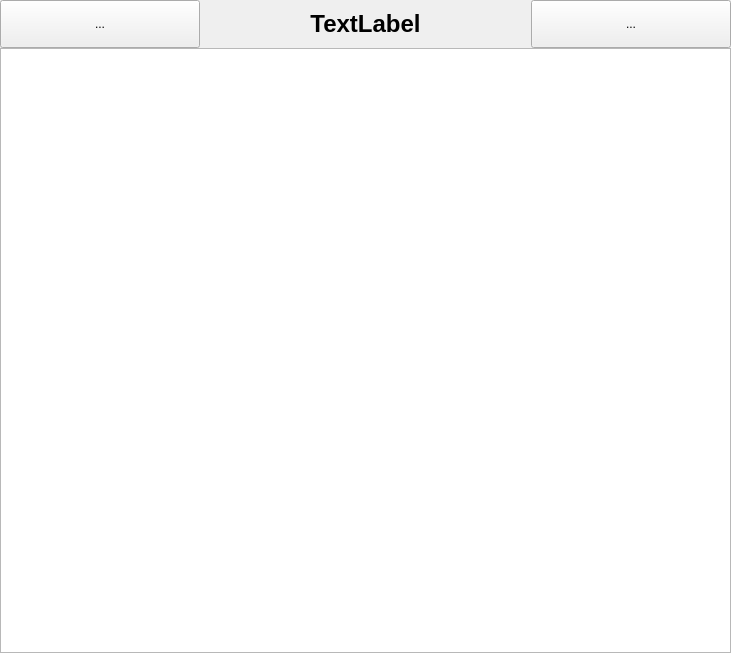
<ui version="4.0" >
 <class>ArtGraficosBase</class>
 <widget class="QWidget" name="ArtGraficosBase" >
  <property name="geometry" >
   <rect>
    <x>0</x>
    <y>0</y>
    <width>731</width>
    <height>653</height>
   </rect>
  </property>
  <property name="windowTitle" >
   <string>Form</string>
  </property>
  <layout class="QVBoxLayout" >
   <property name="margin" >
    <number>0</number>
   </property>
   <property name="spacing" >
    <number>0</number>
   </property>
   <item>
    <widget class="QFrame" name="frame" >
     <property name="frameShape" >
      <enum>QFrame::NoFrame</enum>
     </property>
     <property name="frameShadow" >
      <enum>QFrame::Plain</enum>
     </property>
     <layout class="QHBoxLayout" >
      <property name="margin" >
       <number>0</number>
      </property>
      <property name="spacing" >
       <number>0</number>
      </property>
      <item>
       <widget class="QToolButton" name="mui_botonAnterior" >
        <property name="minimumSize" >
         <size>
          <width>48</width>
          <height>48</height>
         </size>
        </property>
        <property name="maximumSize" >
         <size>
          <width>200</width>
          <height>48</height>
         </size>
        </property>
        <property name="focusPolicy" >
         <enum>Qt::NoFocus</enum>
        </property>
        <property name="text" >
         <string>...</string>
        </property>
        <property name="icon" >
         <iconset resource="../../../bulmages.qrc" >:/BulmaCont32x32/images/png/i_back.png</iconset>
        </property>
        <property name="iconSize" >
         <size>
          <width>32</width>
          <height>32</height>
         </size>
        </property>
       </widget>
      </item>
      <item>
       <widget class="QLabel" name="mui_titulo" >
        <property name="font" >
         <font>
          <pointsize>18</pointsize>
          <weight>75</weight>
          <bold>true</bold>
         </font>
        </property>
        <property name="text" >
         <string>TextLabel</string>
        </property>
        <property name="alignment" >
         <set>Qt::AlignCenter</set>
        </property>
       </widget>
      </item>
      <item>
       <widget class="QToolButton" name="mui_botonSiguiente" >
        <property name="minimumSize" >
         <size>
          <width>48</width>
          <height>48</height>
         </size>
        </property>
        <property name="maximumSize" >
         <size>
          <width>200</width>
          <height>48</height>
         </size>
        </property>
        <property name="focusPolicy" >
         <enum>Qt::NoFocus</enum>
        </property>
        <property name="text" >
         <string>...</string>
        </property>
        <property name="icon" >
         <iconset resource="../../../bulmages.qrc" >:/BulmaCont32x32/images/png/i_forward.png</iconset>
        </property>
        <property name="iconSize" >
         <size>
          <width>32</width>
          <height>32</height>
         </size>
        </property>
       </widget>
      </item>
     </layout>
    </widget>
   </item>
   <item>
    <widget class="QTableWidget" name="mui_list" >
     <property name="focusPolicy" >
      <enum>Qt::NoFocus</enum>
     </property>
    </widget>
   </item>
  </layout>
 </widget>
 <resources>
  <include location="../../../bulmages.qrc" />
 </resources>
 <connections/>
</ui>
